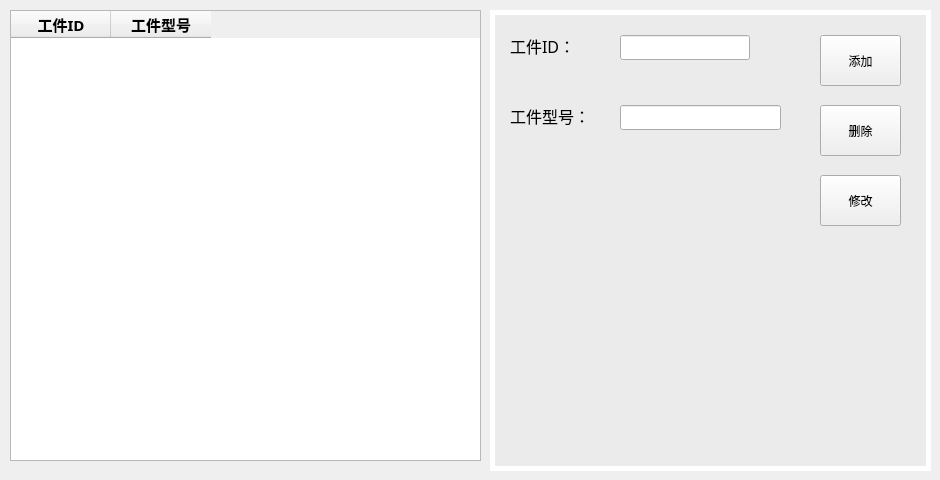
   <widget class="QWidget" name="tab_5">
    <attribute name="title">
     <string>工件型号配置</string>
    </attribute>
    <widget class="QTableWidget" name="tableWidget_gjmodel">
     <property name="geometry">
      <rect>
       <x>10</x>
       <y>10</y>
       <width>471</width>
       <height>451</height>
      </rect>
     </property>
     <property name="font">
      <font>
       <pointsize>12</pointsize>
       <weight>50</weight>
       <bold>false</bold>
      </font>
     </property>
     <column>
      <property name="text">
       <string>工件ID</string>
      </property>
      <property name="font">
       <font>
        <family>微软雅黑</family>
        <pointsize>11</pointsize>
        <weight>75</weight>
        <bold>true</bold>
       </font>
      </property>
     </column>
     <column>
      <property name="text">
       <string>工件型号</string>
      </property>
      <property name="font">
       <font>
        <pointsize>11</pointsize>
        <weight>75</weight>
        <bold>true</bold>
       </font>
      </property>
     </column>
    </widget>
    <widget class="QLabel" name="label_45">
     <property name="geometry">
      <rect>
       <x>490</x>
       <y>10</y>
       <width>441</width>
       <height>461</height>
      </rect>
     </property>
     <property name="styleSheet">
      <string notr="true">border:5px solid white;
background-color: rgb(235, 235, 235);</string>
     </property>
     <property name="text">
      <string/>
     </property>
    </widget>
    <widget class="QLabel" name="label_39">
     <property name="geometry">
      <rect>
       <x>510</x>
       <y>20</y>
       <width>111</width>
       <height>51</height>
      </rect>
     </property>
     <property name="font">
      <font>
       <family>微软雅黑</family>
       <pointsize>12</pointsize>
      </font>
     </property>
     <property name="text">
      <string>工件ID：</string>
     </property>
    </widget>
    <widget class="QLabel" name="label_42">
     <property name="geometry">
      <rect>
       <x>510</x>
       <y>90</y>
       <width>111</width>
       <height>51</height>
      </rect>
     </property>
     <property name="font">
      <font>
       <family>微软雅黑</family>
       <pointsize>12</pointsize>
      </font>
     </property>
     <property name="text">
      <string>工件型号：</string>
     </property>
    </widget>
    <widget class="QLineEdit" name="lineEdit_gjid">
     <property name="geometry">
      <rect>
       <x>620</x>
       <y>35</y>
       <width>130</width>
       <height>25</height>
      </rect>
     </property>
    </widget>
    <widget class="QLineEdit" name="lineEdit_gjmodel">
     <property name="geometry">
      <rect>
       <x>620</x>
       <y>105</y>
       <width>161</width>
       <height>25</height>
      </rect>
     </property>
    </widget>
    <widget class="QPushButton" name="pushButton_4">
     <property name="geometry">
      <rect>
       <x>820</x>
       <y>35</y>
       <width>81</width>
       <height>51</height>
      </rect>
     </property>
     <property name="text">
      <string>添加</string>
     </property>
    </widget>
    <widget class="QPushButton" name="pushButton_5">
     <property name="geometry">
      <rect>
       <x>820</x>
       <y>105</y>
       <width>81</width>
       <height>51</height>
      </rect>
     </property>
     <property name="text">
      <string>删除</string>
     </property>
    </widget>
    <widget class="QPushButton" name="pushButton_6">
     <property name="geometry">
      <rect>
       <x>820</x>
       <y>175</y>
       <width>81</width>
       <height>51</height>
      </rect>
     </property>
     <property name="text">
      <string>修改</string>
     </property>
    </widget>
   </widget>
